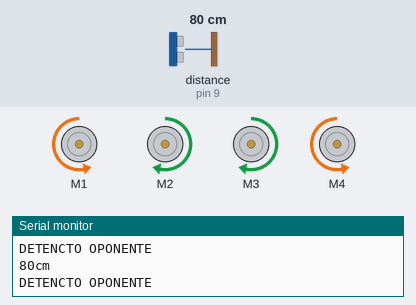
Simulated run of this sketch. Board: Arduino Uno, built with avr-gcc and run on an emulated ATmega328P. On the bench: 4 × DC motor (green arrow = forward, orange = backward, longer = faster), the last lines printed to the serial monitor. Wiring (inferred from the names in the program): ultrasonic range finder: trigger pin 10; echo pin 9. The test bench sets the inputs (shaded band); at power-on: distance to the obstacle (sensor on pin 9) 80 cm. The echo pulse lasts 58.3 µs per cm.

Above: at 2.2 s.
2.3 s: distance to the obstacle (sensor on pin 9) set to 18 cm
5.3 s: distance to the obstacle (sensor on pin 9) set to 15 cm
At 6.1 s:
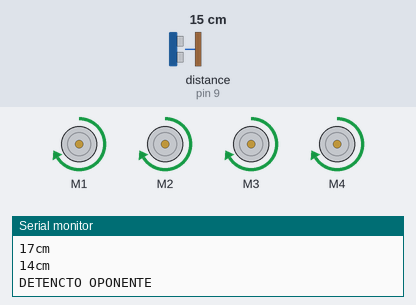
6.8 s: distance to the obstacle (sensor on pin 9) set to 18 cm
9.8 s: distance to the obstacle (sensor on pin 9) set to 22 cm
At 10.5 s:
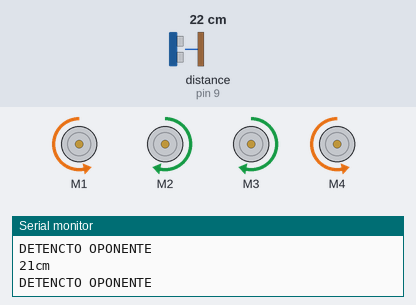
12.8 s: distance to the obstacle (sensor on pin 9) set to 2 cm
At 13.6 s:
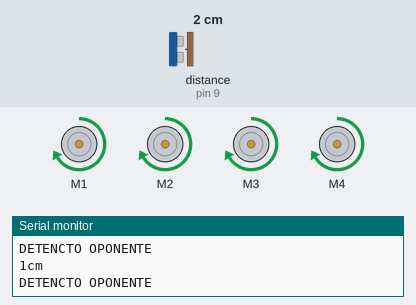
Timing chart, 0 to 15.3 s (numbered marks = the images above; inputs shaded):
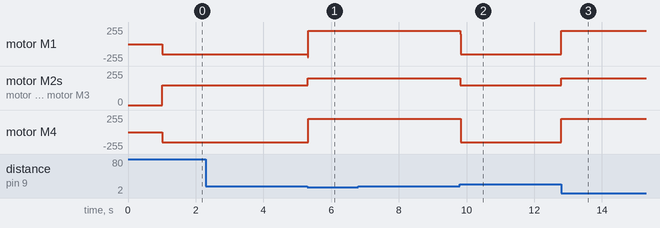

Measured:
- the behaviour switches between 17 and 16 cm on distance to the obstacle (sensor on pin 9) (found by bisection; images 0 and 1)
- the behaviour switches between 20 and 21 cm on distance to the obstacle (sensor on pin 9) (found by bisection; images 1 and 2)
- after the input at 5.3 s, motor M1, motor M4: backward 150/255 → forward 200/255 at once; motor M2, motor M3: forward 150/255 → forward 200/255 at once
- after the input at 9.8 s, motor M1, motor M4: forward 200/255 → backward 150/255 at once; motor M2, motor M3: forward 200/255 → forward 150/255 at once
- after the input at 12.8 s, motor M1, motor M4: backward 150/255 → forward 200/255 at once; motor M2, motor M3: forward 150/255 → forward 200/255 at once

The sketch:

RECONOCIENDO_OPONENTE.ino
```cpp
#include <AFMotor.h> //libreria
int echo = 9;            //  SERVO 2 define el pin 2 como (pecho) para el Ultrasonido
int trig = 10;            // SERVO 1 define el pin 3 como (ptrig) para el Ultrasonido
int duracion, distancia;  // para Calcular distacia
//************Damos de Alta los 4 motores************//
AF_DCMotor M1(1);
AF_DCMotor M2(2);
AF_DCMotor M3(3);
AF_DCMotor M4(4);
//***************************************************//

void setup()
{
  Serial.begin(9600);           // comunicacion serial
  //*********sensor ultrasonico****//
  pinMode(echo, INPUT);   //
  pinMode(trig,OUTPUT);   //
  //*******************************//
  M1.run(RELEASE);
  M2.run(RELEASE);
  M3.run(RELEASE);
  M4.run(RELEASE);
  Serial.println("Tiempo de seguridad");
  delay(1000);          //Tiempo de seguridad
}

void loop()
{
   //******Rutina de sensor Ultrasonico********//
   digitalWrite(trig, HIGH);   // genera el pulso de trigger por 10us
   delay(0.01);
   digitalWrite(trig, LOW);
   duracion = pulseIn(echo, HIGH);          // Lee el tiempo del Echo
   distancia = (duracion/2) / 29;            // calcula la distancia en centimetros
   Serial.print(distancia);
   Serial.println("cm");
   delay(1);
   //******************************************//
  ///si detecto oponete
   if (distancia<=15)
   {
    M1.setSpeed(200);
    M2.setSpeed(200);
    M3.setSpeed(200);
    M4.setSpeed(200);
    M1.run(FORWARD);  //Activamos motores adelante
    M2.run(FORWARD);
    M3.run(FORWARD);
    M4.run(FORWARD);
    Serial.println("DETENCTO OPONENTE");
    delay(1000);
   }
  //Buscando oponete
    if (distancia>=21)
   {
    M1.setSpeed(150);
    M2.setSpeed(150);
    M3.setSpeed(150);
    M4.setSpeed(150);

    M1.run(BACKWARD);  //Activamos motores adelante
    M2.run(FORWARD);
    M3.run(FORWARD);
    M4.run(BACKWARD);
    Serial.println("DETENCTO OPONENTE");
    delay(10);
   }
}
```
